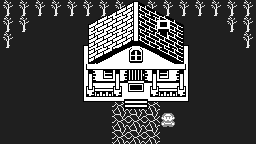

Below is a game level as drawn by its tile map, then a one-line description and the .tmx file that defines it, in full:
An orthogonal 16x9 tile map with 16x16 px tiles, 4 tile layers (ground, ground2, wall, npc), 5 tilesets.

<map version="1.10" tiledversion="1.10.1" orientation="orthogonal" renderorder="right-down" width="16" height="9" tilewidth="16" tileheight="16" infinite="0" nextlayerid="6" nextobjectid="1">
 <tileset firstgid="1" source="../tilesets/housetileset.tsx" />
 <tileset firstgid="50" source="../tilesets/tileset4.tsx" />
 <tileset firstgid="56" source="../tilesets/tileset67.tsx" />
 <tileset firstgid="62" source="../tilesets/tileset56.tsx" />
 <tileset firstgid="68" source="../tilesets/npcsetgreyscale.tsx" />
 <layer id="2" name="ground" width="16" height="9">
  <data encoding="csv">
57,57,57,57,57,57,57,57,57,57,57,57,57,57,57,57,
57,57,57,57,57,57,57,57,0,57,57,57,57,57,57,57,
57,57,57,57,57,57,57,0,57,0,0,57,57,57,57,57,
57,57,57,57,57,57,57,57,57,57,57,57,57,57,57,57,
57,57,57,57,57,57,57,57,57,57,0,57,57,57,57,57,
57,57,57,57,57,57,57,57,57,57,57,57,57,57,57,57,
57,57,57,57,57,57,57,56,56,56,57,57,57,57,57,57,
57,57,57,57,57,57,57,56,56,56,57,57,57,57,57,57,
57,57,57,57,57,57,57,56,56,56,57,57,57,57,57,57
</data>
 </layer>
 <layer id="3" name="ground2" width="16" height="9">
  <data encoding="csv">
67,67,67,67,67,67,67,67,0,67,67,67,67,67,67,67,
67,67,57,57,57,57,67,67,67,67,67,57,57,57,67,67,
67,0,0,0,0,0,0,0,0,0,0,0,0,0,57,67,
0,0,0,0,0,0,0,0,0,0,0,0,0,0,0,0,
0,0,0,0,0,0,0,0,0,0,0,0,0,0,0,0,
0,0,0,0,0,0,0,0,0,0,0,0,0,0,0,0,
0,0,0,0,0,0,0,0,0,0,0,0,0,0,0,0,
0,0,0,0,0,0,0,0,0,0,0,0,0,0,0,0,
0,0,0,0,0,0,0,0,0,0,0,0,0,0,0,0
</data>
 </layer>
 <layer id="1" name="wall" width="16" height="9">
  <data encoding="csv">
0,0,0,0,0,1,2,3,4,5,6,7,0,0,0,0,
0,0,0,0,0,8,9,10,11,12,13,14,0,0,0,0,
0,0,0,0,0,15,16,17,18,19,20,21,0,0,0,0,
0,0,0,0,0,22,23,24,25,26,27,28,0,0,0,0,
0,0,0,0,0,29,30,31,32,33,34,35,0,0,0,0,
0,0,0,0,0,36,37,38,39,40,41,42,0,0,0,0,
0,0,0,0,0,43,44,45,46,47,48,49,0,0,0,0,
0,0,0,0,0,0,0,0,0,0,0,0,0,0,0,0,
0,0,0,0,0,0,0,0,0,0,0,0,0,0,0,0
</data>
 </layer>
 <layer id="5" name="npc" width="16" height="9">
  <data encoding="csv">
0,0,0,0,0,0,0,0,0,0,0,0,0,0,0,0,
0,0,0,0,0,0,0,0,0,0,0,0,0,0,0,0,
0,0,0,0,0,0,0,0,0,0,0,0,0,0,0,0,
0,0,0,0,0,0,0,0,0,0,0,0,0,0,0,0,
0,0,0,0,0,0,0,0,0,0,0,0,0,0,0,0,
0,0,0,0,0,0,0,0,0,0,0,0,0,0,0,0,
0,0,0,0,0,0,0,0,0,0,0,0,0,0,0,0,
0,0,0,0,0,0,0,0,0,0,68,0,0,0,0,0,
0,0,0,0,0,0,0,0,0,0,0,0,0,0,0,0
</data>
 </layer>
</map>
